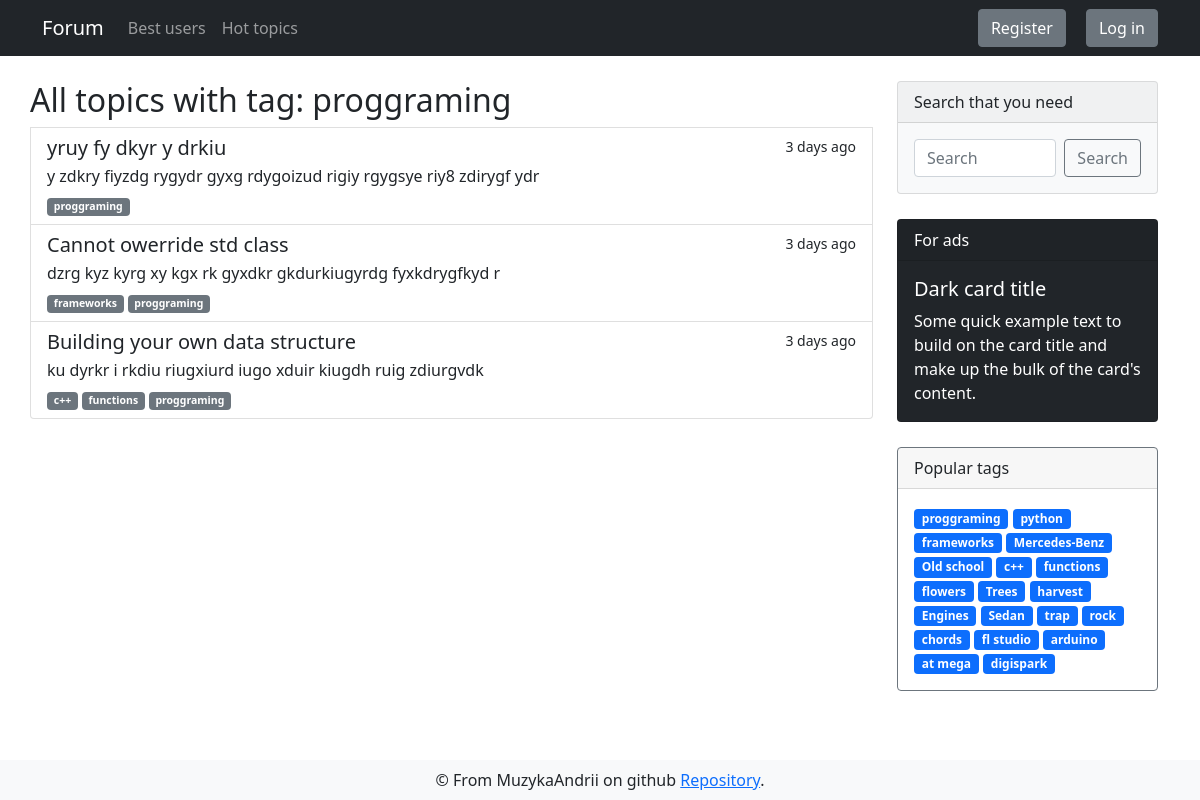
/forum/tag/proggraming, run on an earlier commit of the app's database.
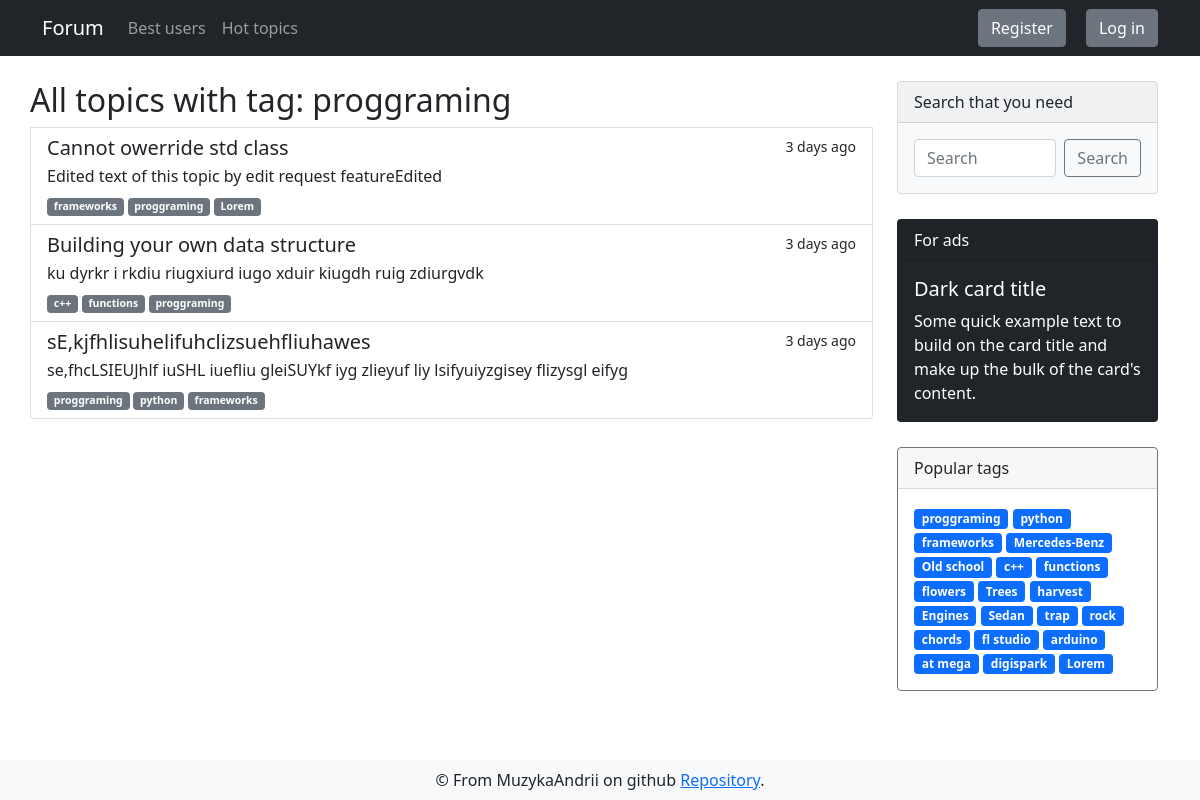
And on a later commit of the database.
### app/models.py (models this page shows, shortened)
class DbMixin(object):
    def save(self):
        db.session.add(self)
        db.session.commit()

class Tag(DbMixin, db.Model):
    id = db.Column(db.Integer, primary_key = True, autoincrement=True)
    name = db.Column(db.String(50), unique=True, nullable=False)
    slug = db.Column(db.String(100), unique=True, nullable=False)
    section_id = db.Column(db.Integer, db.ForeignKey('section.id'), nullable=False)

class Discussion(DbMixin, db.Model):
    id = db.Column(db.Integer, primary_key = True, autoincrement=True)
    theme = db.Column(db.String, unique=True, nullable=False)
    text = db.Column(db.Text, unique=True, nullable=False)
    theme_id = db.Column(db.Integer, db.ForeignKey('theme.id'), nullable=False)
    tags = db.relationship('Tag', secondary=discussion_tags, backref=db.backref('discussions', lazy='dynamic'))
    comments = db.relationship('Comment', backref='parent_discussion', lazy='dynamic')
    creator_id = db.Column(db.Integer, db.ForeignKey('user.id'), nullable=False)
    edit_requests = db.relationship('Edit_request', backref='target_discussion', lazy='dynamic')

### app/views.py (the view)
@app.route('/forum/tag/<string:tag_slug>', methods=['GET'])
def tags_discussions(tag_slug):
    discussions_with_tag, tag_name, section_slug = get_discussions_from_tag(tag_slug)
    return render_template('forum/tags_discussions.html', tags=get_tags(),
                                                          discussions=discussions_with_tag,
                                                          tag_name=tag_name,
                                                          section_slug=section_slug)

### app/controllers/discussions_controller.py (called while the page is built)
def get_discussions_from_tag(tag_slug: str) -> (List[Discussion], str, str):
    tag_name, section_id = Tag.query.with_entities(Tag.name, Tag.section_id).filter_by(slug=tag_slug).first_or_404()
    section_slug = Section.query.with_entities(Section.slug).filter_by(id=section_id).first()[0]
    discussions_with_tag = Discussion.query.select_from(Tag).join(discussion_tags).\
                                                              filter(Discussion.id==discussion_tags.c.discussion_id,
                                                              Tag.id==discussion_tags.c.tag_id, Tag.slug==tag_slug)
    return discussions_with_tag, tag_name, section_slug

### app/views.py (called while the page is built)
@app.before_request
def update_last_seen():
    if current_user.is_authenticated:
        current_user.update_last_seen()

@app.before_request
def check_banned():
    if not current_user.is_authenticated:
        return
    result = is_current_user_banned()
    if result:
        logout_user()
        return render_template('alerts/banned.html', reason=result)

@cache.cached(timeout=600, key_prefix='tags')
def get_tags():
    return Tag.query.with_entities(Tag.slug, Tag.name).limit(25).all()

### app/templates/forum/tags_discussions.html (shortened to what this page needs)
{% extends "layouts/base.html" %}
{% block content %}
<div class="container">
    <div class="row">
        <div style="margin: 25px 0;" class="list-group col-md-9">
            <h2>All topics with tag: {{ tag_name }}</h2>
            {% for discussion in discussions %}
            <a href="{{ url_for('discussion', section_slug=section_slug, theme_slug=discussion.parent_theme.slug, discussion_id=discussion.id) }}"
                class="list-group-item list-group-item-action" aria-current="true">
                <div class="d-flex w-100 justify-content-between">
                    <h5 class="mb-1">{{ discussion.theme }}</h5>
                    <small>3 days ago</small>
                </div>
                <p class="mb-1">{{ discussion.text | truncate(100) | striptags }}</p>
                <small>
                    {% for tag in discussion.tags %}
                    <span class="badge bg-secondary">{{ tag.name }}</span>
                    {% endfor %}
                </small>
            </a>
            {% endfor %}
        </div>
        {% include 'layouts/sidebar.html' %}
    </div>
</div>
{% endblock %}

### app/templates/layouts/base.html (shortened to what this page needs)
<!doctype html>
<html>
<head>
  {% block head %}
  <link href="https://cdn.jsdelivr.net/npm/bootstrap@5.0.0/dist/css/bootstrap.min.css" rel="stylesheet"
>
  <link rel="stylesheet" type="text/css" href="{{ url_for('static',filename='css/style.css') }}">
  {% endblock %}
</head>
<body>
  <nav class="navbar navbar-expand-lg navbar-dark bg-dark">
    <div class="container">
      <a class="navbar-brand" href="{{ url_for('index') }}">Forum</a>
      <div class="collapse navbar-collapse" id="navbarSupportedContent">
        <ul class="navbar-nav me-auto mb-2 mb-lg-0">
          <li class="nav-item">
            <a class="nav-link" aria-current="page" href="{{url_for('list_users')}}">Best users</a>
          </li>
          <li class="nav-item">
            <a class="nav-link" href="{{ url_for('hot_topics') }}">Hot topics</a>
          </li>
        </ul>
        <form class="d-flex">
          {% if current_user.is_anonymous %}
          <a href="{{ url_for('auth.register') }}" type="button" class="btn login-btn btn-secondary">Register</a>
          <a href="{{ url_for('auth.login') }}" type="button" class="btn btn-secondary">Log in</a>
          {% endif %}
        </form>
      </div>
    </div>
  </nav>
  {% block content %}
  {% endblock %}
  {% block footer %}
  <footer class="navbar fixed-bottom navbar-light bg-light">
    <div class="container" style="justify-content: space-around;">
      <div class="footer-content">
        &copy; From MuzykaAndrii on github
        <a href="https://github.com/MuzykaAndrii/modern-flask-forum">Repository</a>.</div>
    </div>
  </footer>
  {% endblock %}
</body>
</html>

### app/templates/layouts/sidebar.html
<div class="sidebar col-md-3">
    <div class="card text-dark bg-light mb-3" style="max-width: 18rem;">
        <div class="card-header">Search that you need</div>
        <form method="GET" action="{{ url_for('search') }}" class="card-body d-flex">
            <input name="search_query" value="{{ request.args.get('search_query', '') }}" class="form-control me-2" type="text" placeholder="Search" aria-label="Search">
            <button class="btn btn-outline-secondary" type="submit">Search</button>
        </form>
    </div>
    <div class="card text-white bg-dark mb-3" style="max-width: 18rem;">
        <div class="card-header">For ads</div>
        <div class="card-body">
            <h5 class="card-title">Dark card title</h5>
            <p class="card-text">Some quick example text to build on the card title and make up the bulk of the
                card's content.</p>
        </div>
    </div>
    <div class="card border-secondary mb-3" style="max-width: 18rem;">
        <div class="card-header">Popular tags</div>
        <div class="card-body text-secondary">
            {% for tag in tags %}
            <a href="{{ url_for('tags_discussions', tag_slug=tag[0]) }}" class="tag badge bg-primary">{{ tag[1] }}</a>
            {% endfor %}
        </div>
    </div>
</div>

### app/static/css/style.css (style rules this page uses)
.login-btn { margin-right: 20px; }
.card { margin: 25px 0; }
.tag { text-decoration: none; }

What changed in the data, as far as the page shows it:
removed Discussion: theme "yruy fy dkyr y drkiu", text "y zdkry fiyzdg rygydr gyxg rdygoizud rigiy rgygsye riy8 zdirygf ydr", Tag (name "proggraming")
changed Discussion "Cannot owerride std class": text "dzrg kyz kyrg xy kgx rk gyxdkr gkdurkiugyrdg fyxkdrygfkyd r" → "Edited text of this topic by edit request featureEdited"
added Tag: name "Lorem"
added Discussion: theme "sE,kjfhlisuhelifuhclizsuehfliuhawes", text "se,fhcLSIEUJhlf iuSHL iuefliu gleiSUYkf iyg zlieyuf liy lsifyuiyzgisey flizysgl eifyg", Tag (name "proggraming"), Tag (name "python"), Tag (name "frameworks")
